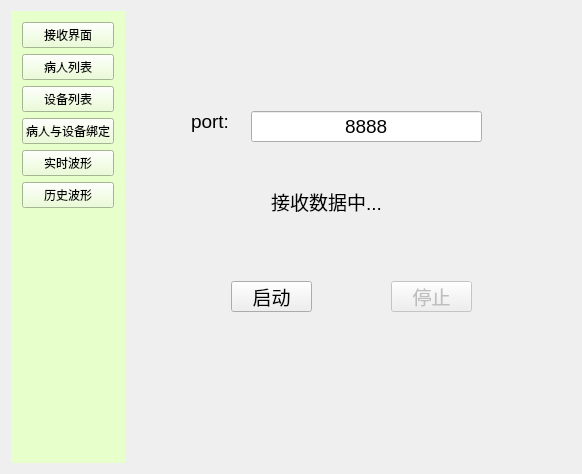
<?xml version="1.0" encoding="UTF-8"?>
<ui version="4.0">
 <class>MainWidget</class>
 <widget class="QWidget" name="MainWidget">
  <property name="geometry">
   <rect>
    <x>0</x>
    <y>0</y>
    <width>582</width>
    <height>474</height>
   </rect>
  </property>
  <property name="windowTitle">
   <string>MainWidget</string>
  </property>
  <layout class="QHBoxLayout" name="horizontalLayout" stretch="1,4">
   <item>
    <widget class="QWidget" name="widget" native="true">
     <property name="styleSheet">
      <string notr="true">background-color: rgb(230, 255, 203);</string>
     </property>
     <layout class="QVBoxLayout" name="verticalLayout_2">
      <item>
       <layout class="QVBoxLayout" name="verticalLayout">
        <item>
         <widget class="QPushButton" name="recvButton">
          <property name="sizePolicy">
           <sizepolicy hsizetype="Minimum" vsizetype="Preferred">
            <horstretch>0</horstretch>
            <verstretch>0</verstretch>
           </sizepolicy>
          </property>
          <property name="text">
           <string>接收界面</string>
          </property>
         </widget>
        </item>
        <item>
         <widget class="QPushButton" name="patientButton">
          <property name="sizePolicy">
           <sizepolicy hsizetype="Minimum" vsizetype="Preferred">
            <horstretch>0</horstretch>
            <verstretch>0</verstretch>
           </sizepolicy>
          </property>
          <property name="text">
           <string>病人列表</string>
          </property>
         </widget>
        </item>
        <item>
         <widget class="QPushButton" name="deviceButton">
          <property name="sizePolicy">
           <sizepolicy hsizetype="Minimum" vsizetype="Preferred">
            <horstretch>0</horstretch>
            <verstretch>0</verstretch>
           </sizepolicy>
          </property>
          <property name="text">
           <string>设备列表</string>
          </property>
         </widget>
        </item>
        <item>
         <widget class="QPushButton" name="bindButton">
          <property name="sizePolicy">
           <sizepolicy hsizetype="Minimum" vsizetype="Preferred">
            <horstretch>0</horstretch>
            <verstretch>0</verstretch>
           </sizepolicy>
          </property>
          <property name="text">
           <string>病人与设备绑定</string>
          </property>
         </widget>
        </item>
        <item>
         <widget class="QPushButton" name="realtimeButton">
          <property name="sizePolicy">
           <sizepolicy hsizetype="Minimum" vsizetype="Preferred">
            <horstretch>0</horstretch>
            <verstretch>0</verstretch>
           </sizepolicy>
          </property>
          <property name="text">
           <string>实时波形</string>
          </property>
         </widget>
        </item>
        <item>
         <widget class="QPushButton" name="historyButton">
          <property name="sizePolicy">
           <sizepolicy hsizetype="Minimum" vsizetype="Preferred">
            <horstretch>0</horstretch>
            <verstretch>0</verstretch>
           </sizepolicy>
          </property>
          <property name="text">
           <string>历史波形</string>
          </property>
         </widget>
        </item>
       </layout>
      </item>
      <item>
       <spacer name="verticalSpacer">
        <property name="orientation">
         <enum>Qt::Vertical</enum>
        </property>
        <property name="sizeHint" stdset="0">
         <size>
          <width>20</width>
          <height>288</height>
         </size>
        </property>
       </spacer>
      </item>
     </layout>
    </widget>
   </item>
   <item>
    <widget class="QStackedWidget" name="stackedWidget">
     <property name="currentIndex">
      <number>0</number>
     </property>
     <widget class="QWidget" name="recvPage">
      <widget class="QLabel" name="label_2">
       <property name="geometry">
        <rect>
         <x>60</x>
         <y>90</y>
         <width>61</width>
         <height>41</height>
        </rect>
       </property>
       <property name="font">
        <font>
         <pointsize>14</pointsize>
        </font>
       </property>
       <property name="text">
        <string>port:</string>
       </property>
      </widget>
      <widget class="QPushButton" name="stopButton">
       <property name="enabled">
        <bool>false</bool>
       </property>
       <property name="geometry">
        <rect>
         <x>260</x>
         <y>270</y>
         <width>81</width>
         <height>31</height>
        </rect>
       </property>
       <property name="font">
        <font>
         <pointsize>14</pointsize>
        </font>
       </property>
       <property name="text">
        <string>停止</string>
       </property>
      </widget>
      <widget class="QPushButton" name="startButton">
       <property name="geometry">
        <rect>
         <x>100</x>
         <y>270</y>
         <width>81</width>
         <height>31</height>
        </rect>
       </property>
       <property name="font">
        <font>
         <pointsize>14</pointsize>
        </font>
       </property>
       <property name="text">
        <string>启动</string>
       </property>
      </widget>
      <widget class="QLineEdit" name="portLineEdit">
       <property name="geometry">
        <rect>
         <x>120</x>
         <y>100</y>
         <width>231</width>
         <height>31</height>
        </rect>
       </property>
       <property name="font">
        <font>
         <pointsize>14</pointsize>
        </font>
       </property>
       <property name="text">
        <string>8888</string>
       </property>
       <property name="alignment">
        <set>Qt::AlignCenter</set>
       </property>
      </widget>
      <widget class="QLabel" name="label_3">
       <property name="geometry">
        <rect>
         <x>140</x>
         <y>170</y>
         <width>171</width>
         <height>41</height>
        </rect>
       </property>
       <property name="font">
        <font>
         <pointsize>14</pointsize>
        </font>
       </property>
       <property name="text">
        <string>接收数据中...</string>
       </property>
      </widget>
     </widget>
     <widget class="QWidget" name="patientList">
      <property name="styleSheet">
       <string notr="true">background-color: rgb(255, 226, 240);</string>
      </property>
      <layout class="QVBoxLayout" name="verticalLayout_3">
       <item>
        <widget class="QTableView" name="patient_tableview"/>
       </item>
       <item>
        <layout class="QHBoxLayout" name="horizontalLayout_2">
         <item>
          <widget class="QPushButton" name="addButton">
           <property name="text">
            <string>添加</string>
           </property>
          </widget>
         </item>
         <item>
          <widget class="QPushButton" name="removeButton">
           <property name="text">
            <string>删除</string>
           </property>
          </widget>
         </item>
         <item>
          <widget class="QPushButton" name="updateButton">
           <property name="text">
            <string>修改</string>
           </property>
          </widget>
         </item>
        </layout>
       </item>
       <item>
        <layout class="QHBoxLayout" name="horizontalLayout_3">
         <item>
          <widget class="QPushButton" name="selectButton">
           <property name="text">
            <string>查找</string>
           </property>
          </widget>
         </item>
         <item>
          <widget class="QLineEdit" name="patient_lineEdit"/>
         </item>
        </layout>
       </item>
      </layout>
     </widget>
     <widget class="QWidget" name="deviceList">
      <property name="styleSheet">
       <string notr="true">background-color: rgb(227, 224, 255);</string>
      </property>
      <layout class="QGridLayout" name="gridLayout_2">
       <item row="0" column="0">
        <widget class="QTableView" name="device_tableview">
         <property name="layoutDirection">
          <enum>Qt::LeftToRight</enum>
         </property>
        </widget>
       </item>
       <item row="1" column="0">
        <widget class="QCommandLinkButton" name="commandLinkButton">
         <property name="text">
          <string>CommandLinkButton</string>
         </property>
        </widget>
       </item>
      </layout>
     </widget>
     <widget class="QWidget" name="bindPage">
      <property name="styleSheet">
       <string notr="true">background-color: rgb(255, 181, 156);</string>
      </property>
      <layout class="QGridLayout" name="gridLayout_3">
       <item row="0" column="0" colspan="3">
        <widget class="QTableView" name="patient_device_tableview">
         <property name="layoutDirection">
          <enum>Qt::LeftToRight</enum>
         </property>
        </widget>
       </item>
       <item row="1" column="0">
        <widget class="QComboBox" name="patientComboBox"/>
       </item>
       <item row="1" column="1">
        <widget class="QComboBox" name="deviceCombox"/>
       </item>
       <item row="1" column="2">
        <widget class="QPushButton" name="bindOpButton">
         <property name="text">
          <string>绑定</string>
         </property>
        </widget>
       </item>
       <item row="2" column="2">
        <widget class="QPushButton" name="deletebutton">
         <property name="text">
          <string>删除</string>
         </property>
        </widget>
       </item>
      </layout>
     </widget>
     <widget class="QWidget" name="realtimeWave">
      <property name="styleSheet">
       <string notr="true">background-color: rgb(225, 255, 231);</string>
      </property>
      <layout class="QGridLayout" name="gridLayout_4">
       <item row="0" column="0">
        <widget class="QCheckBox" name="checkBox">
         <property name="text">
          <string>CheckBox</string>
         </property>
        </widget>
       </item>
       <item row="1" column="0">
        <widget class="QGroupBox" name="groupBox">
         <property name="title">
          <string>GroupBox</string>
         </property>
        </widget>
       </item>
      </layout>
     </widget>
     <widget class="QWidget" name="historyWave">
      <property name="styleSheet">
       <string notr="true">background-color: rgb(252, 255, 220);</string>
      </property>
      <layout class="QGridLayout" name="gridLayout">
       <item row="0" column="0">
        <layout class="QVBoxLayout" name="verticalLayout_4">
         <item>
          <widget class="QWidget" name="widget_2" native="true"/>
         </item>
         <item>
          <widget class="QWidget" name="widget_4" native="true"/>
         </item>
         <item>
          <widget class="QWidget" name="widget_3" native="true"/>
         </item>
        </layout>
       </item>
      </layout>
     </widget>
    </widget>
   </item>
  </layout>
 </widget>
 <layoutdefault spacing="6" margin="11"/>
 <resources/>
 <connections/>
</ui>
